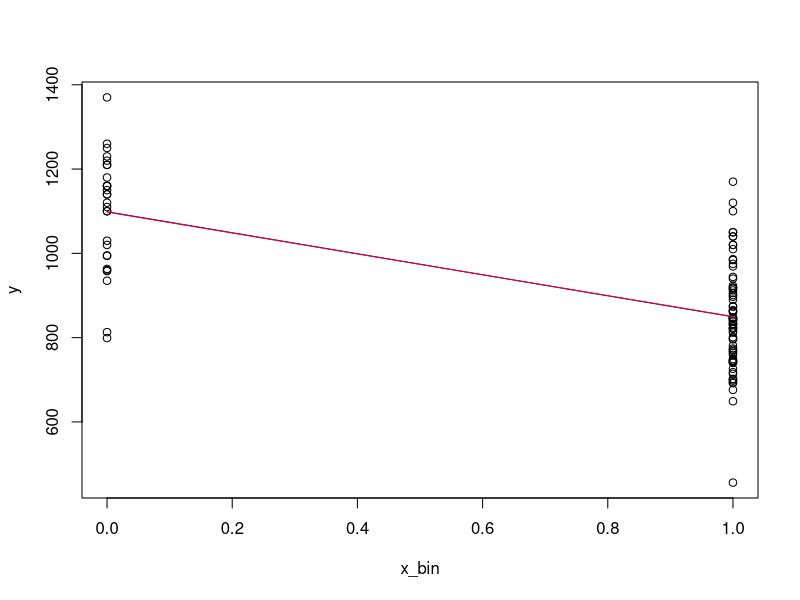

The R script that drew this image:
rm(list=ls())
library(dplyr)
library(data.table)
library(xtable)

data(Nile)

V <- function(phi, sigma, n) {
    mat <- matrix(NA, n, n)
    for(i in 1:n) {
        for(j in 1:n) {
            mat[i, j] <- sigma^2*phi^(abs(i - j))/(1 - phi^2)
        }
    }
    return(mat)
}

betaGLS <- function(y, X, V) {
    V_inv <- solve(V)
    beta_hat <- solve(t(X) %*% V_inv %*% X) %*% t(X) %*% V_inv %*% y
    return(beta_hat %>% c)
}

computeBetaCoefficients <- function(y, X) {
    betas <- solve(t(X) %*% X) %*% t(X) %*% y
    return(betas)
}

fittedValues <- function(X, beta) {
    yhat <- X %*% beta
    return(yhat)
}

meanSquaredError <- function(y, X, beta_hat) {
    n <- length(y)
    degrees_of_freedom <- ncol(X) - 1
    yhat <- fittedValues(X, beta_hat)
    mse <- ( (y - yhat)^2 %>% sum )/(n - degrees_of_freedom - 1)
    return(mse)
}

seOLS <- function(y, X) {
    beta_hat <- computeBetaCoefficients(y, X)
    s2 <- meanSquaredError(y, X, beta_hat)
    se <- sqrt(s2*diag(solve(t(X) %*% X)))
    return(se)
}

seGLS <- function(y, X, V, phi) {
	beta_hat <- betaGLS(y, X, V)
	s2 <- meanSquaredError(y, X, beta_hat)
    var_beta <- solve( t(X) %*% solve(V) %*% X )
    std_err <- sqrt(s2*diag(var_beta))
    return(std_err)
}

y <- Nile %>% c
x_bin <- c(rep(0, 28), rep(1, 72))
X <- cbind(1, x_bin)
n <- length(y)
sigma <- 1
phi <- 0.2
V_hat <- V(phi, sigma, n)



ls_mod <- lm(y ~ 1 + x_bin)
ls_beta <- ls_mod$coef
ls_fit <- ls_mod %>% fitted.values
ls_resid <- ls_mod$resid
ls_stderr <- summary(ls_mod)$sigma

pdf("lm_acf.pdf", width=10, height=6)
acf(ls_resid, main="Autocorrelation of OLS residuals")
dev.off()

gls_beta <- betaGLS(y, X, V_hat)
gls_fit <- X %*% gls_beta
gls_resid <- y - gls_fit

plot(y ~ x_bin)
lines(gls_fit ~ x_bin, col="blue")
lines(ls_fit ~ x_bin, col="red")

ls_df <- data.table("$\\estim{\\bbeta}_{\\text{OLS}}$"=ls_beta,
	"SE($\\estim{\\bbeta}_{\\text{OLS}}$)"=seOLS(y, X),
	"$\\estim{\\bbeta}_{\\text{GLS}}$"=gls_beta,
	"SE($\\estim{\\bbeta}_{\\text{GLS}}$)"=seGLS(y, X, V_hat, phi)
	)

sink("ls_df.tex")
print(xtable(ls_df), sanitize.text.function=function(x){x},
	include.rownames=FALSE)
sink()

computePhi <- function(y, X, beta) {
	n <- length(y)
	mu <- X %*% beta
	phi <- 0
	for(t in 2:n) {
		phi <- phi + (y[t] - mu[t])*(y[t-1] - mu[t-1])
	}
	phi <- phi/sum((y[1:(n-1)] - mu[1:(n-1)])^2)
	return(phi)
}
epsilon <- 1e-10
error <- Inf
beta_mle <- ls_beta
phi_mle <- computePhi(y, X, beta_mle)
V_mle <- V(phi_mle, 1, length(y))
beta_mle <- betaGLS(y, X, V_mle)
while(error > epsilon) {
	beta_old <- beta_mle
	phi_mle <- computePhi(y, X, beta_mle)
	V_mle <- V(phi_mle, 1, length(y))
	beta_mle <- betaGLS(y, X, V_mle)	
	error <- norm( as.matrix(beta_old) - as.matrix(beta_mle) )
}

beta_mle_df <- data.table("$\\estim{\\beta}_\\text{MLE}$"=beta_mle,
	"SE($\\estim{\\beta}_\\text{MLE}$)"=seGLS(y, X, V_mle, phi_mle))
sink("beta_mle.tex")
print(xtable(beta_mle_df), sanitize.text.function=function(x){x},
	include.rownames=FALSE)
sink()
	
